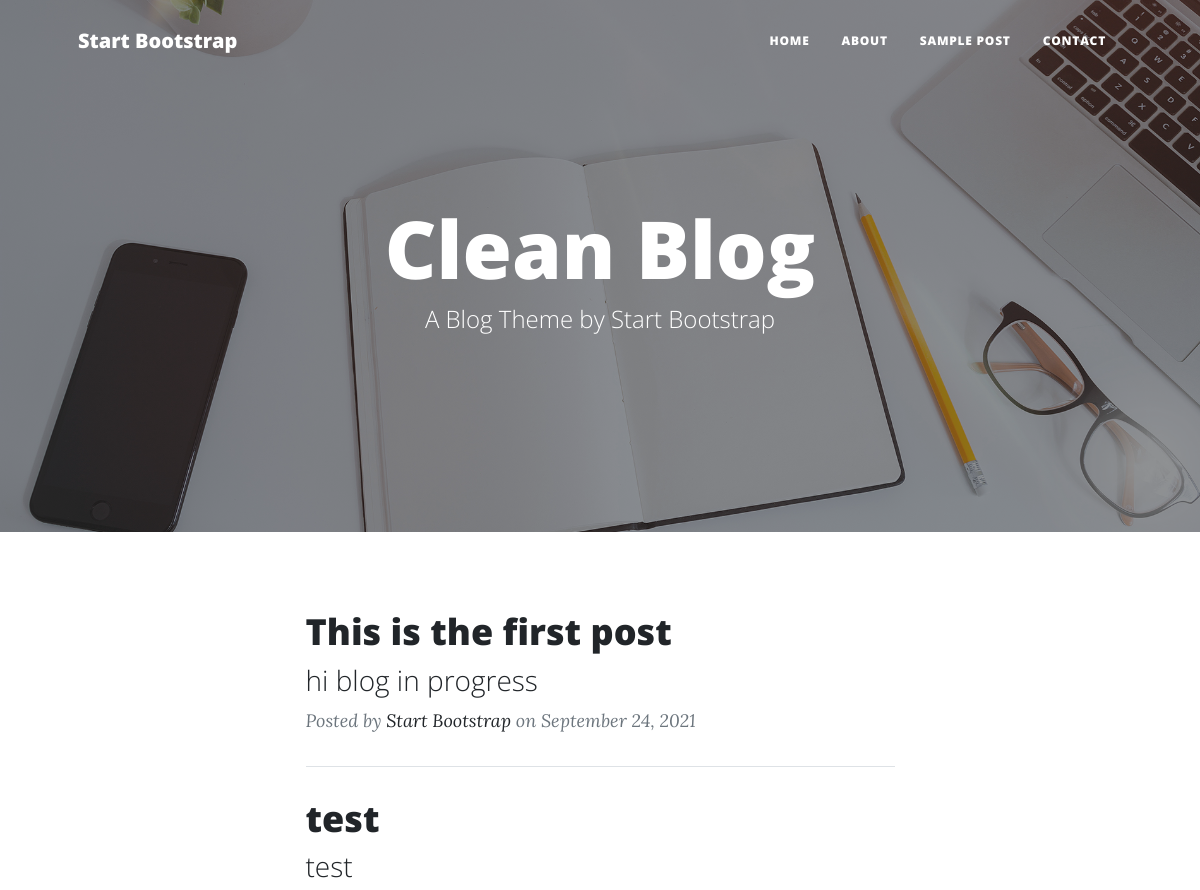
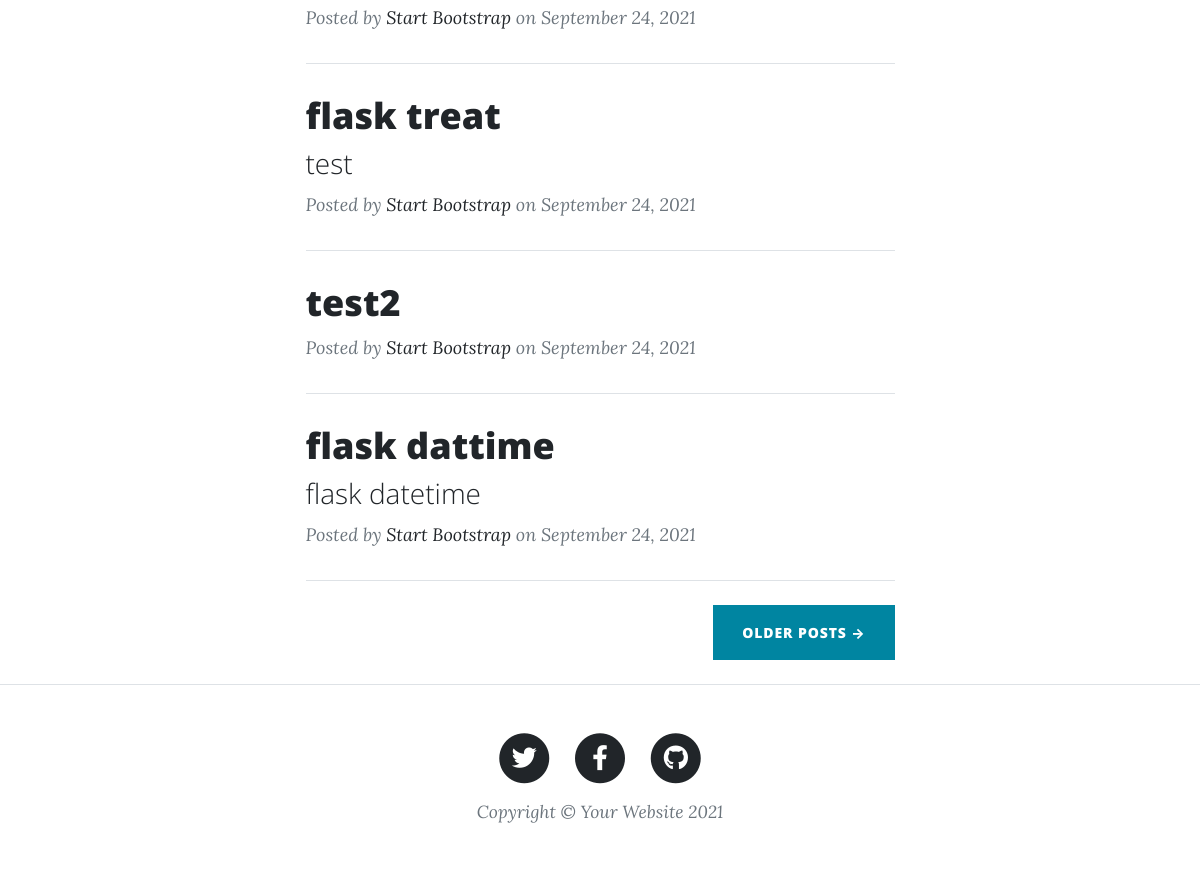
The page / on the database its author committed (2 pictures, top to bottom).
### app.py (models this page shows)
class Post(db.Model):
    id = db.Column(db.Integer, primary_key=True)
    heading = db.Column(db.String(50), unique=True, nullable=False)
    subHeading = db.Column(db.String(100))
    body = db.Column(db.Text(), nullable=False)
    dateCreated = db.Column(db.DateTime(), default=datetime.utcnow)

### app.py (the view)
@app.route('/')
def index():
    posts = Post.query.all()
    return render_template('index.html', posts=posts)

### templates/index.html (shortened to what this page needs)
{% extends 'base.html' %}
{% block content %}
<body>
    <header class="masthead" style="background-image: url('static/assets/img/home-bg.jpg')">
        <div class="container position-relative px-4 px-lg-5">
            <div class="row gx-4 gx-lg-5 justify-content-center">
                <div class="col-md-10 col-lg-8 col-xl-7">
                    <div class="site-heading">
                        <h1>Clean Blog</h1>
                        <span class="subheading">A Blog Theme by Start Bootstrap</span>
                    </div>
                </div>
            </div>
        </div>
    </header>
    <div class="container px-4 px-lg-5">
        <div class="row gx-4 gx-lg-5 justify-content-center">
            <div class="col-md-10 col-lg-8 col-xl-7">
                <div class="post-preview">
                    {% for post in posts %}
                    <a href="post.html">
                        <h2 class="post-title">{{post.heading}}</h2>
                        <h3 class="post-subtitle">{{post.subHeading}}</h3>
                    </a>
                    <p class="post-meta">
                        Posted by
                        <a href="#!">Start Bootstrap</a>
                        on September 24, 2021
                    </p>
                    <hr class="my-4" />
                    {% endfor %}
                </div>
                <div class="d-flex justify-content-end mb-4"><a class="btn btn-primary text-uppercase" href="#!">Older
                        Posts →</a></div>
            </div>
        </div>
    </div>
</body>
{% endblock %}

### templates/base.html (shortened to what this page needs)
<!doctype html>
<html lang="en">
    <head>
        <link href="{{ url_for('static', filename='css/styles.css')}}" rel="stylesheet" />
    </head>
    <body>
        {% include 'navbar.html' %}
        <div class="contain">
            {% block content %}
            {% endblock %}
        </div>
        {% include "footer.html" %}
        {% include "scripts.html" %}
    </body>
</html>

### templates/navbar.html (shortened to what this page needs)
<nav class="navbar navbar-expand-lg navbar-light" id="mainNav">
    <div class="container px-4 px-lg-5">
        <a class="navbar-brand" href="index.html">Start Bootstrap</a>
        <div class="collapse navbar-collapse" id="navbarResponsive">
            <ul class="navbar-nav ms-auto py-4 py-lg-0">
                <li class="nav-item"><a class="nav-link px-lg-3 py-3 py-lg-4" href="{{url_for('index')}}">Home</a></li>
                <li class="nav-item"><a class="nav-link px-lg-3 py-3 py-lg-4" href="{{url_for('about')}}">About</a></li>
                <li class="nav-item"><a class="nav-link px-lg-3 py-3 py-lg-4" href="{{url_for('post')}}">Sample Post</a>
                </li>
                <li class="nav-item"><a class="nav-link px-lg-3 py-3 py-lg-4" href="{{url_for('contact')}}">Contact</a>
                </li>
            </ul>
        </div>
    </div>
</nav>

### templates/footer.html
<footer class="border-top">
    <div class="container px-4 px-lg-5">
        <div class="row gx-4 gx-lg-5 justify-content-center">
            <div class="col-md-10 col-lg-8 col-xl-7">
                <ul class="list-inline text-center">
                    <li class="list-inline-item">
                        <a href="#!">
                            <span class="fa-stack fa-lg">
                                <i class="fas fa-circle fa-stack-2x"></i>
                                <i class="fab fa-twitter fa-stack-1x fa-inverse"></i>
                            </span>
                        </a>
                    </li>
                    <li class="list-inline-item">
                        <a href="#!">
                            <span class="fa-stack fa-lg">
                                <i class="fas fa-circle fa-stack-2x"></i>
                                <i class="fab fa-facebook-f fa-stack-1x fa-inverse"></i>
                            </span>
                        </a>
                    </li>
                    <li class="list-inline-item">
                        <a href="#!">
                            <span class="fa-stack fa-lg">
                                <i class="fas fa-circle fa-stack-2x"></i>
                                <i class="fab fa-github fa-stack-1x fa-inverse"></i>
                            </span>
                        </a>
                    </li>
                </ul>
                <div class="small text-center text-muted fst-italic">Copyright &copy; Your Website 2021</div>
            </div>
        </div>
    </div>
</footer>

### templates/scripts.html (shortened to what this page needs)
<link rel="stylesheet" href="https://cdnjs.cloudflare.com/ajax/libs/font-awesome/6.1.1/css/all.min.css"
 />

### rows shown on the page
Post: heading "This is the first post", subHeading "hi blog in progress"
Post: heading "test", subHeading "test"
Post: heading "flask treat", subHeading "test"
Post: heading "test2"
Post: heading "flask dattime", subHeading "flask datetime"
